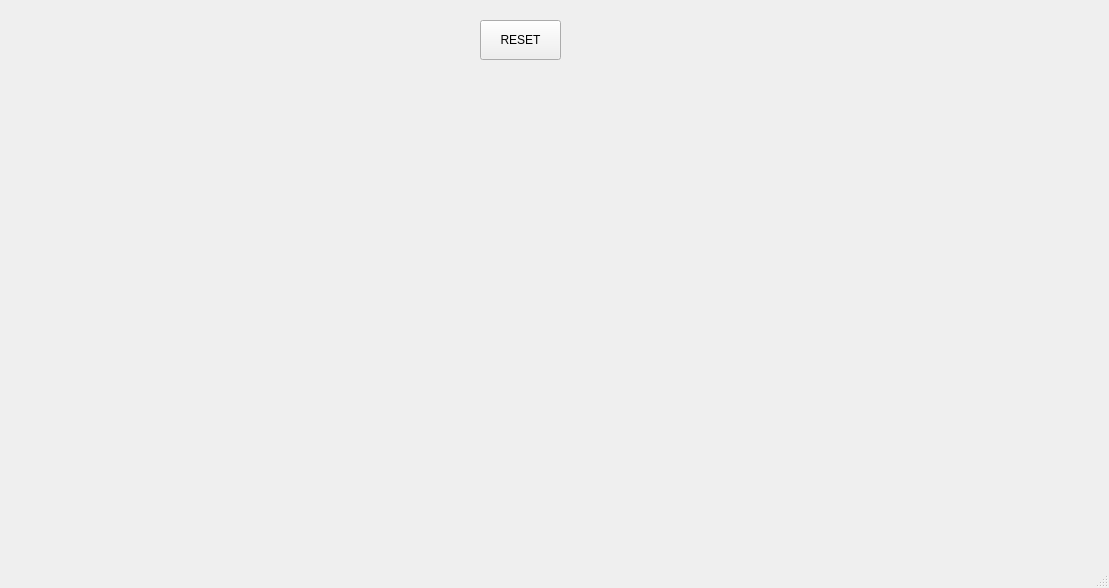
<?xml version="1.0" encoding="UTF-8"?>
<ui version="4.0">
 <class>MainWindow</class>
 <widget class="QMainWindow" name="MainWindow">
  <property name="enabled">
   <bool>true</bool>
  </property>
  <property name="geometry">
   <rect>
    <x>0</x>
    <y>0</y>
    <width>1109</width>
    <height>588</height>
   </rect>
  </property>
  <property name="windowTitle">
   <string>MainWindow</string>
  </property>
  <widget class="QWidget" name="centralwidget">
   <widget class="QPushButton" name="pb">
    <property name="geometry">
     <rect>
      <x>480</x>
      <y>20</y>
      <width>81</width>
      <height>40</height>
     </rect>
    </property>
    <property name="text">
     <string>RESET</string>
    </property>
    <property name="iconSize">
     <size>
      <width>40</width>
      <height>40</height>
     </size>
    </property>
   </widget>
  </widget>
  <widget class="QMenuBar" name="menubar">
   <property name="geometry">
    <rect>
     <x>0</x>
     <y>0</y>
     <width>1109</width>
     <height>21</height>
    </rect>
   </property>
  </widget>
  <widget class="QStatusBar" name="statusbar"/>
 </widget>
 <resources/>
 <connections/>
</ui>
